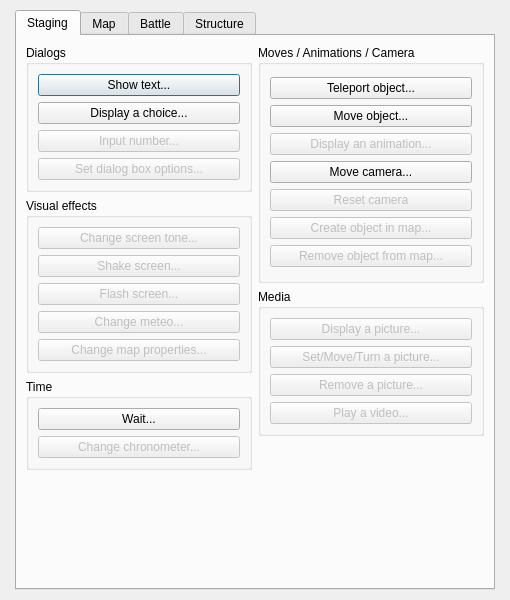
<?xml version="1.0" encoding="UTF-8"?>
<ui version="4.0">
 <class>DialogCommands</class>
 <widget class="QDialog" name="DialogCommands">
  <property name="geometry">
   <rect>
    <x>0</x>
    <y>0</y>
    <width>510</width>
    <height>600</height>
   </rect>
  </property>
  <property name="windowTitle">
   <string>Commands</string>
  </property>
  <layout class="QGridLayout" name="gridLayout_17">
   <property name="leftMargin">
    <number>15</number>
   </property>
   <property name="topMargin">
    <number>10</number>
   </property>
   <property name="rightMargin">
    <number>15</number>
   </property>
   <property name="bottomMargin">
    <number>10</number>
   </property>
   <item row="0" column="0">
    <widget class="QTabWidget" name="tabWidget">
     <property name="currentIndex">
      <number>0</number>
     </property>
     <widget class="QWidget" name="tab_5">
      <attribute name="title">
       <string>Staging</string>
      </attribute>
      <layout class="QGridLayout" name="gridLayout_3">
       <item row="0" column="0">
        <layout class="QGridLayout" name="gridLayout">
         <item row="0" column="0">
          <widget class="QGroupBox" name="groupBox_2">
           <property name="title">
            <string>Dialogs</string>
           </property>
           <layout class="QGridLayout" name="gridLayout_2">
            <item row="0" column="0">
             <layout class="QVBoxLayout" name="verticalLayout_2">
              <item>
               <widget class="QPushButton" name="pushButtonShowText">
                <property name="text">
                 <string>Show text...</string>
                </property>
               </widget>
              </item>
              <item>
               <widget class="QPushButton" name="pushButtonDisplayChoice">
                <property name="enabled">
                 <bool>true</bool>
                </property>
                <property name="text">
                 <string>Display a choice...</string>
                </property>
               </widget>
              </item>
              <item>
               <widget class="QPushButton" name="pushButtonInputNumber">
                <property name="enabled">
                 <bool>false</bool>
                </property>
                <property name="text">
                 <string>Input number...</string>
                </property>
               </widget>
              </item>
              <item>
               <widget class="QPushButton" name="pushButtonSetDialogBoxOptions">
                <property name="enabled">
                 <bool>false</bool>
                </property>
                <property name="text">
                 <string>Set dialog box options...</string>
                </property>
               </widget>
              </item>
             </layout>
            </item>
           </layout>
          </widget>
         </item>
         <item row="0" column="1" rowspan="2">
          <widget class="QGroupBox" name="groupBox_19">
           <property name="title">
            <string>Moves / Animations / Camera</string>
           </property>
           <layout class="QGridLayout" name="gridLayout_6">
            <item row="0" column="0">
             <layout class="QVBoxLayout" name="verticalLayout_24">
              <item>
               <widget class="QPushButton" name="pushButtonTeleportObject">
                <property name="enabled">
                 <bool>true</bool>
                </property>
                <property name="text">
                 <string>Teleport object...</string>
                </property>
               </widget>
              </item>
              <item>
               <widget class="QPushButton" name="pushButtonMoveObject">
                <property name="text">
                 <string>Move object...</string>
                </property>
               </widget>
              </item>
              <item>
               <widget class="QPushButton" name="pushButtonDisplayAnimation">
                <property name="enabled">
                 <bool>false</bool>
                </property>
                <property name="text">
                 <string>Display an animation...</string>
                </property>
               </widget>
              </item>
              <item>
               <widget class="QPushButton" name="pushButtonMoveCamera">
                <property name="enabled">
                 <bool>true</bool>
                </property>
                <property name="text">
                 <string>Move camera...</string>
                </property>
               </widget>
              </item>
              <item>
               <widget class="QPushButton" name="pushButtonResetCamera">
                <property name="enabled">
                 <bool>false</bool>
                </property>
                <property name="text">
                 <string>Reset camera</string>
                </property>
               </widget>
              </item>
              <item>
               <widget class="QPushButton" name="pushButtonJumpLabel_5">
                <property name="enabled">
                 <bool>false</bool>
                </property>
                <property name="text">
                 <string>Create object in map...</string>
                </property>
               </widget>
              </item>
              <item>
               <widget class="QPushButton" name="pushButtonJumpLabel_6">
                <property name="enabled">
                 <bool>false</bool>
                </property>
                <property name="text">
                 <string>Remove object from map...</string>
                </property>
               </widget>
              </item>
             </layout>
            </item>
           </layout>
          </widget>
         </item>
         <item row="1" column="0" rowspan="2">
          <widget class="QGroupBox" name="groupBox_20">
           <property name="title">
            <string>Visual effects</string>
           </property>
           <layout class="QGridLayout" name="gridLayout_22">
            <item row="0" column="0">
             <layout class="QVBoxLayout" name="verticalLayout_25">
              <item>
               <widget class="QPushButton" name="pushButtonChangeScreenTone">
                <property name="enabled">
                 <bool>false</bool>
                </property>
                <property name="text">
                 <string>Change screen tone...</string>
                </property>
               </widget>
              </item>
              <item>
               <widget class="QPushButton" name="pushButtonShakeScreen">
                <property name="enabled">
                 <bool>false</bool>
                </property>
                <property name="text">
                 <string>Shake screen...</string>
                </property>
               </widget>
              </item>
              <item>
               <widget class="QPushButton" name="pushButtonFlashScreen">
                <property name="enabled">
                 <bool>false</bool>
                </property>
                <property name="text">
                 <string>Flash screen...</string>
                </property>
               </widget>
              </item>
              <item>
               <widget class="QPushButton" name="pushButtonChangeMeteo">
                <property name="enabled">
                 <bool>false</bool>
                </property>
                <property name="text">
                 <string>Change meteo...</string>
                </property>
               </widget>
              </item>
              <item>
               <widget class="QPushButton" name="pushButtonChangeMapProperties">
                <property name="enabled">
                 <bool>false</bool>
                </property>
                <property name="text">
                 <string>Change map properties...</string>
                </property>
               </widget>
              </item>
             </layout>
            </item>
           </layout>
          </widget>
         </item>
         <item row="2" column="1" rowspan="2">
          <widget class="QGroupBox" name="groupBox_6">
           <property name="title">
            <string>Media</string>
           </property>
           <layout class="QGridLayout" name="gridLayout_7">
            <item row="0" column="0">
             <layout class="QVBoxLayout" name="verticalLayout_7">
              <item>
               <widget class="QPushButton" name="pushButtonDisplayPicture">
                <property name="enabled">
                 <bool>false</bool>
                </property>
                <property name="text">
                 <string>Display a picture...</string>
                </property>
               </widget>
              </item>
              <item>
               <widget class="QPushButton" name="pushButtonSetMoveTurnPicture">
                <property name="enabled">
                 <bool>false</bool>
                </property>
                <property name="text">
                 <string>Set/Move/Turn a picture...</string>
                </property>
               </widget>
              </item>
              <item>
               <widget class="QPushButton" name="pushButtonRemovePicture">
                <property name="enabled">
                 <bool>false</bool>
                </property>
                <property name="text">
                 <string>Remove a picture...</string>
                </property>
               </widget>
              </item>
              <item>
               <widget class="QPushButton" name="pushButtonPlayVideo">
                <property name="enabled">
                 <bool>false</bool>
                </property>
                <property name="text">
                 <string>Play a video...</string>
                </property>
               </widget>
              </item>
             </layout>
            </item>
           </layout>
          </widget>
         </item>
         <item row="3" column="0" rowspan="2">
          <widget class="QGroupBox" name="groupBox_5">
           <property name="title">
            <string>Time</string>
           </property>
           <layout class="QGridLayout" name="gridLayout_8">
            <item row="0" column="0">
             <layout class="QVBoxLayout" name="verticalLayout_5">
              <item>
               <widget class="QPushButton" name="pushButtonWait">
                <property name="enabled">
                 <bool>true</bool>
                </property>
                <property name="text">
                 <string>Wait...</string>
                </property>
               </widget>
              </item>
              <item>
               <widget class="QPushButton" name="pushButtonChangeChronometer">
                <property name="enabled">
                 <bool>false</bool>
                </property>
                <property name="text">
                 <string>Change chronometer...</string>
                </property>
               </widget>
              </item>
             </layout>
            </item>
           </layout>
          </widget>
         </item>
         <item row="4" column="1" rowspan="2">
          <spacer name="verticalSpacer_3">
           <property name="orientation">
            <enum>Qt::Vertical</enum>
           </property>
           <property name="sizeHint" stdset="0">
            <size>
             <width>188</width>
             <height>88</height>
            </size>
           </property>
          </spacer>
         </item>
         <item row="5" column="0">
          <spacer name="verticalSpacer">
           <property name="orientation">
            <enum>Qt::Vertical</enum>
           </property>
           <property name="sizeHint" stdset="0">
            <size>
             <width>198</width>
             <height>17</height>
            </size>
           </property>
          </spacer>
         </item>
        </layout>
       </item>
      </layout>
     </widget>
     <widget class="QWidget" name="tab_7">
      <attribute name="title">
       <string>Map</string>
      </attribute>
      <layout class="QGridLayout" name="gridLayout_5">
       <item row="0" column="0">
        <layout class="QHBoxLayout" name="horizontalLayout" stretch="1,1">
         <item>
          <layout class="QVBoxLayout" name="verticalLayout" stretch="0,0,1">
           <item>
            <widget class="QGroupBox" name="groupBox_24">
             <property name="title">
              <string>Menus</string>
             </property>
             <layout class="QGridLayout" name="gridLayout_26">
              <item row="0" column="0">
               <layout class="QVBoxLayout" name="verticalLayout_19">
                <item>
                 <widget class="QPushButton" name="pushButtonStartShop">
                  <property name="enabled">
                   <bool>false</bool>
                  </property>
                  <property name="text">
                   <string>Start shop...</string>
                  </property>
                 </widget>
                </item>
                <item>
                 <widget class="QPushButton" name="pushButtonChangeChronometer_4">
                  <property name="enabled">
                   <bool>false</bool>
                  </property>
                  <property name="text">
                   <string>Enter a name...</string>
                  </property>
                 </widget>
                </item>
                <item>
                 <widget class="QPushButton" name="pushButtonOpenMainMenu">
                  <property name="text">
                   <string>Open main menu</string>
                  </property>
                 </widget>
                </item>
                <item>
                 <widget class="QPushButton" name="pushButtonOpenSavesMenu">
                  <property name="text">
                   <string>Open saves menu</string>
                  </property>
                 </widget>
                </item>
                <item>
                 <widget class="QPushButton" name="pushButtonTitleScreen">
                  <property name="enabled">
                   <bool>false</bool>
                  </property>
                  <property name="text">
                   <string>Title screen</string>
                  </property>
                 </widget>
                </item>
                <item>
                 <widget class="QPushButton" name="pushButtonEndGame">
                  <property name="text">
                   <string>Game Over</string>
                  </property>
                 </widget>
                </item>
               </layout>
              </item>
             </layout>
            </widget>
           </item>
           <item>
            <widget class="QGroupBox" name="groupBox_25">
             <property name="title">
              <string>Musics / Sounds</string>
             </property>
             <layout class="QGridLayout" name="gridLayout_14">
              <item row="0" column="0">
               <layout class="QVBoxLayout" name="verticalLayout_29">
                <item>
                 <widget class="QPushButton" name="pushButtonPlayMusic">
                  <property name="enabled">
                   <bool>true</bool>
                  </property>
                  <property name="text">
                   <string>Play a music...</string>
                  </property>
                 </widget>
                </item>
                <item>
                 <widget class="QPushButton" name="pushButtonStopMusic">
                  <property name="enabled">
                   <bool>true</bool>
                  </property>
                  <property name="text">
                   <string>Stop music...</string>
                  </property>
                 </widget>
                </item>
                <item>
                 <widget class="QPushButton" name="pushButtonPlayBackgroundSound">
                  <property name="enabled">
                   <bool>true</bool>
                  </property>
                  <property name="text">
                   <string>Play a background sound...</string>
                  </property>
                 </widget>
                </item>
                <item>
                 <widget class="QPushButton" name="pushButtonStopBackgroundSound">
                  <property name="enabled">
                   <bool>true</bool>
                  </property>
                  <property name="text">
                   <string>Stop background sound...</string>
                  </property>
                 </widget>
                </item>
                <item>
                 <widget class="QPushButton" name="pushButtonPlaySound">
                  <property name="enabled">
                   <bool>true</bool>
                  </property>
                  <property name="text">
                   <string>Play a sound...</string>
                  </property>
                 </widget>
                </item>
                <item>
                 <widget class="QPushButton" name="pushButtonPlayMusicEffect">
                  <property name="enabled">
                   <bool>true</bool>
                  </property>
                  <property name="text">
                   <string>Play a music effect...</string>
                  </property>
                 </widget>
                </item>
               </layout>
              </item>
             </layout>
            </widget>
           </item>
           <item>
            <spacer name="verticalSpacer_2">
             <property name="orientation">
              <enum>Qt::Vertical</enum>
             </property>
             <property name="sizeHint" stdset="0">
              <size>
               <width>195</width>
               <height>61</height>
              </size>
             </property>
            </spacer>
           </item>
          </layout>
         </item>
         <item>
          <layout class="QVBoxLayout" name="verticalLayout_3" stretch="0,0,0,1">
           <item>
            <widget class="QGroupBox" name="groupBox_8">
             <property name="title">
              <string>Objects interactions</string>
             </property>
             <layout class="QGridLayout" name="gridLayout_9">
              <item row="0" column="0">
               <layout class="QVBoxLayout" name="verticalLayout_10">
                <item>
                 <widget class="QPushButton" name="pushButtonSendEvent">
                  <property name="text">
                   <string>Send event...</string>
                  </property>
                 </widget>
                </item>
                <item>
                 <widget class="QPushButton" name="pushButtonChangeState">
                  <property name="text">
                   <string>Change state...</string>
                  </property>
                 </widget>
                </item>
                <item>
                 <widget class="QPushButton" name="pushButtonChangeProperty">
                  <property name="enabled">
                   <bool>true</bool>
                  </property>
                  <property name="text">
                   <string>Change property...</string>
                  </property>
                 </widget>
                </item>
                <item>
                 <widget class="QPushButton" name="pushButtonChangeProperties_4">
                  <property name="enabled">
                   <bool>false</bool>
                  </property>
                  <property name="text">
                   <string>Change graphic...</string>
                  </property>
                 </widget>
                </item>
               </layout>
              </item>
             </layout>
            </widget>
           </item>
           <item>
            <widget class="QGroupBox" name="groupBox_11">
             <property name="title">
              <string>Team</string>
             </property>
             <layout class="QGridLayout" name="gridLayout_11">
              <item row="0" column="0">
               <layout class="QVBoxLayout" name="verticalLayout_15">
                <item>
                 <widget class="QPushButton" name="pushButtonChangeMoney">
                  <property name="enabled">
                   <bool>false</bool>
                  </property>
                  <property name="text">
                   <string>Change money...</string>
                  </property>
                 </widget>
                </item>
                <item>
                 <widget class="QPushButton" name="pushButtonModifyInventory">
                  <property name="text">
                   <string>Modify inventory...</string>
                  </property>
                 </widget>
                </item>
                <item>
                 <widget class="QPushButton" name="pushButtonModifyTeam">
                  <property name="text">
                   <string>Modify team...</string>
                  </property>
                 </widget>
                </item>
               </layout>
              </item>
             </layout>
            </widget>
           </item>
           <item>
            <widget class="QGroupBox" name="groupBox_26">
             <property name="title">
              <string>System parameters</string>
             </property>
             <layout class="QGridLayout" name="gridLayout_27">
              <item row="0" column="0">
               <layout class="QVBoxLayout" name="verticalLayout_30">
                <item>
                 <widget class="QPushButton" name="pushButtonChangeWindowSkin">
                  <property name="enabled">
                   <bool>false</bool>
                  </property>
                  <property name="text">
                   <string>Change windowskin...</string>
                  </property>
                 </widget>
                </item>
                <item>
                 <widget class="QPushButton" name="pushButtonAllowForbidSaves">
                  <property name="enabled">
                   <bool>false</bool>
                  </property>
                  <property name="text">
                   <string>Allow/Forbid saves...</string>
                  </property>
                 </widget>
                </item>
                <item>
                 <widget class="QPushButton" name="pushButtonAllowForbidMainMenu">
                  <property name="enabled">
                   <bool>false</bool>
                  </property>
                  <property name="text">
                   <string>Allow/Forbid main menu...</string>
                  </property>
                 </widget>
                </item>
                <item>
                 <widget class="QPushButton" name="pushButtonChangeGeneralOptions">
                  <property name="enabled">
                   <bool>false</bool>
                  </property>
                  <property name="text">
                   <string>Change general options...</string>
                  </property>
                 </widget>
                </item>
               </layout>
              </item>
             </layout>
            </widget>
           </item>
           <item>
            <spacer name="verticalSpacer_4">
             <property name="orientation">
              <enum>Qt::Vertical</enum>
             </property>
             <property name="sizeHint" stdset="0">
              <size>
               <width>205</width>
               <height>38</height>
              </size>
             </property>
            </spacer>
           </item>
          </layout>
         </item>
        </layout>
       </item>
      </layout>
     </widget>
     <widget class="QWidget" name="tab_6">
      <attribute name="title">
       <string>Battle</string>
      </attribute>
      <layout class="QGridLayout" name="gridLayout_12">
       <item row="0" column="0">
        <layout class="QGridLayout" name="gridLayout_10">
         <item row="0" column="0">
          <widget class="QGroupBox" name="groupBox_22">
           <property name="title">
            <string>Battles</string>
           </property>
           <layout class="QGridLayout" name="gridLayout_24">
            <item row="0" column="0">
             <layout class="QVBoxLayout" name="verticalLayout_27">
              <item>
               <widget class="QPushButton" name="pushButtonStartBattle">
                <property name="text">
                 <string>Start a battle...</string>
                </property>
               </widget>
              </item>
              <item>
               <widget class="QPushButton" name="pushButtonDisplayHideEnemy">
                <property name="enabled">
                 <bool>false</bool>
                </property>
                <property name="text">
                 <string>Display/Hide enemy...</string>
                </property>
               </widget>
              </item>
              <item>
               <widget class="QPushButton" name="pushButtonForceAction">
                <property name="enabled">
                 <bool>false</bool>
                </property>
                <property name="text">
                 <string>Force an action...</string>
                </property>
               </widget>
              </item>
              <item>
               <widget class="QPushButton" name="pushButtonEndBattle">
                <property name="enabled">
                 <bool>false</bool>
                </property>
                <property name="text">
                 <string>End battle</string>
                </property>
               </widget>
              </item>
             </layout>
            </item>
           </layout>
          </widget>
         </item>
         <item row="0" column="1" rowspan="2">
          <widget class="QGroupBox" name="groupBox_23">
           <property name="title">
            <string>Heroes / Enemies</string>
           </property>
           <layout class="QGridLayout" name="gridLayout_25">
            <item row="0" column="0">
             <layout class="QVBoxLayout" name="verticalLayout_28">
              <item>
               <widget class="QPushButton" name="pushButtonChangeStatistic">
                <property name="enabled">
                 <bool>false</bool>
                </property>
                <property name="text">
                 <string>Change a statistic...</string>
                </property>
               </widget>
              </item>
              <item>
               <widget class="QPushButton" name="pushButtonChangeExperienceCurve">
                <property name="enabled">
                 <bool>false</bool>
                </property>
                <property name="text">
                 <string>Change experience curve...</string>
                </property>
               </widget>
              </item>
              <item>
               <widget class="QPushButton" name="pushButtonChangeStatus">
                <property name="enabled">
                 <bool>false</bool>
                </property>
                <property name="text">
                 <string>Change status...</string>
                </property>
               </widget>
              </item>
              <item>
               <widget class="QPushButton" name="pushButtonChangeSkill">
                <property name="enabled">
                 <bool>false</bool>
                </property>
                <property name="text">
                 <string>Change a skill...</string>
                </property>
               </widget>
              </item>
              <item>
               <widget class="QPushButton" name="pushButtonChangeName">
                <property name="enabled">
                 <bool>false</bool>
                </property>
                <property name="text">
                 <string>Change name...</string>
                </property>
               </widget>
              </item>
              <item>
               <widget class="QPushButton" name="pushButtonChangeClass_3">
                <property name="enabled">
                 <bool>false</bool>
                </property>
                <property name="text">
                 <string>Change class...</string>
                </property>
               </widget>
              </item>
              <item>
               <widget class="QPushButton" name="pushButtonChangeClass_4">
                <property name="enabled">
                 <bool>false</bool>
                </property>
                <property name="text">
                 <string>Change equipment...</string>
                </property>
               </widget>
              </item>
             </layout>
            </item>
           </layout>
          </widget>
         </item>
         <item row="1" column="0">
          <widget class="QGroupBox" name="groupBox_15">
           <property name="title">
            <string>Musics</string>
           </property>
           <layout class="QGridLayout" name="gridLayout_16">
            <item row="0" column="0">
             <layout class="QVBoxLayout" name="verticalLayout_17">
              <item>
               <widget class="QPushButton" name="pushButtonChangeBattleMusic">
                <property name="enabled">
                 <bool>false</bool>
                </property>
                <property name="text">
                 <string>Change battle music...</string>
                </property>
               </widget>
              </item>
              <item>
               <widget class="QPushButton" name="pushButtonChangeVictoryMusic">
                <property name="enabled">
                 <bool>false</bool>
                </property>
                <property name="text">
                 <string>Change victory music...</string>
                </property>
               </widget>
              </item>
             </layout>
            </item>
           </layout>
          </widget>
         </item>
         <item row="2" column="0">
          <spacer name="verticalSpacer_5">
           <property name="orientation">
            <enum>Qt::Vertical</enum>
           </property>
           <property name="sizeHint" stdset="0">
            <size>
             <width>208</width>
             <height>178</height>
            </size>
           </property>
          </spacer>
         </item>
         <item row="2" column="1">
          <spacer name="verticalSpacer_6">
           <property name="orientation">
            <enum>Qt::Vertical</enum>
           </property>
           <property name="sizeHint" stdset="0">
            <size>
             <width>198</width>
             <height>158</height>
            </size>
           </property>
          </spacer>
         </item>
        </layout>
       </item>
      </layout>
     </widget>
     <widget class="QWidget" name="tab_4">
      <attribute name="title">
       <string>Structure</string>
      </attribute>
      <layout class="QGridLayout" name="gridLayout_13">
       <item row="0" column="0">
        <layout class="QGridLayout" name="gridLayout_4">
         <item row="0" column="0" rowspan="3">
          <widget class="QGroupBox" name="groupBox_16">
           <property name="title">
            <string>Syntax</string>
           </property>
           <layout class="QGridLayout" name="gridLayout_19">
            <item row="0" column="0">
             <layout class="QVBoxLayout" name="verticalLayout_20">
              <item>
               <widget class="QPushButton" name="pushButtonCondition">
                <property name="text">
                 <string>Condition...</string>
                </property>
               </widget>
              </item>
              <item>
               <widget class="QPushButton" name="pushButtonWhile">
                <property name="text">
                 <string>Loop</string>
                </property>
               </widget>
              </item>
              <item>
               <widget class="QPushButton" name="pushButtonWhileBreak">
                <property name="text">
                 <string>Break loop</string>
                </property>
               </widget>
              </item>
              <item>
               <widget class="QPushButton" name="pushButtonLabel">
                <property name="enabled">
                 <bool>false</bool>
                </property>
                <property name="text">
                 <string>Label...</string>
                </property>
               </widget>
              </item>
              <item>
               <widget class="QPushButton" name="pushButtonJumpLabel">
                <property name="enabled">
                 <bool>false</bool>
                </property>
                <property name="text">
                 <string>Jump to label...</string>
                </property>
               </widget>
              </item>
              <item>
               <widget class="QPushButton" name="pushButtonStopReaction">
                <property name="enabled">
                 <bool>false</bool>
                </property>
                <property name="text">
                 <string>Stop the reaction</string>
                </property>
               </widget>
              </item>
              <item>
               <widget class="QPushButton" name="pushButtonComment">
                <property name="enabled">
                 <bool>false</bool>
                </property>
                <property name="text">
                 <string>Comment...</string>
                </property>
               </widget>
              </item>
              <item>
               <widget class="QPushButton" name="pushButtonCallCommonReaction">
                <property name="enabled">
                 <bool>false</bool>
                </property>
                <property name="text">
                 <string>Call a common reaction...</string>
                </property>
               </widget>
              </item>
             </layout>
            </item>
           </layout>
          </widget>
         </item>
         <item row="0" column="1">
          <widget class="QGroupBox" name="groupBox_18">
           <property name="title">
            <string>Variables</string>
           </property>
           <layout class="QGridLayout" name="gridLayout_21">
            <item row="0" column="0">
             <layout class="QVBoxLayout" name="verticalLayout_23">
              <item>
               <widget class="QPushButton" name="pushButtonChangeVariables">
                <property name="text">
                 <string>Change variables...</string>
                </property>
               </widget>
              </item>
             </layout>
            </item>
           </layout>
          </widget>
         </item>
         <item row="1" column="1">
          <widget class="QGroupBox" name="groupBox_21">
           <property name="title">
            <string>Avanced</string>
           </property>
           <layout class="QGridLayout" name="gridLayout_23">
            <item row="0" column="0">
             <layout class="QVBoxLayout" name="verticalLayout_26">
              <item>
               <widget class="QPushButton" name="pushButtonScript">
                <property name="enabled">
                 <bool>true</bool>
                </property>
                <property name="text">
                 <string>Script...</string>
                </property>
               </widget>
              </item>
             </layout>
            </item>
           </layout>
          </widget>
         </item>
         <item row="2" column="1" rowspan="2">
          <spacer name="verticalSpacer_8">
           <property name="orientation">
            <enum>Qt::Vertical</enum>
           </property>
           <property name="sizeHint" stdset="0">
            <size>
             <width>228</width>
             <height>268</height>
            </size>
           </property>
          </spacer>
         </item>
         <item row="3" column="0">
          <spacer name="verticalSpacer_7">
           <property name="orientation">
            <enum>Qt::Vertical</enum>
           </property>
           <property name="sizeHint" stdset="0">
            <size>
             <width>198</width>
             <height>148</height>
            </size>
           </property>
          </spacer>
         </item>
        </layout>
       </item>
      </layout>
     </widget>
    </widget>
   </item>
  </layout>
 </widget>
 <resources/>
 <connections/>
</ui>
